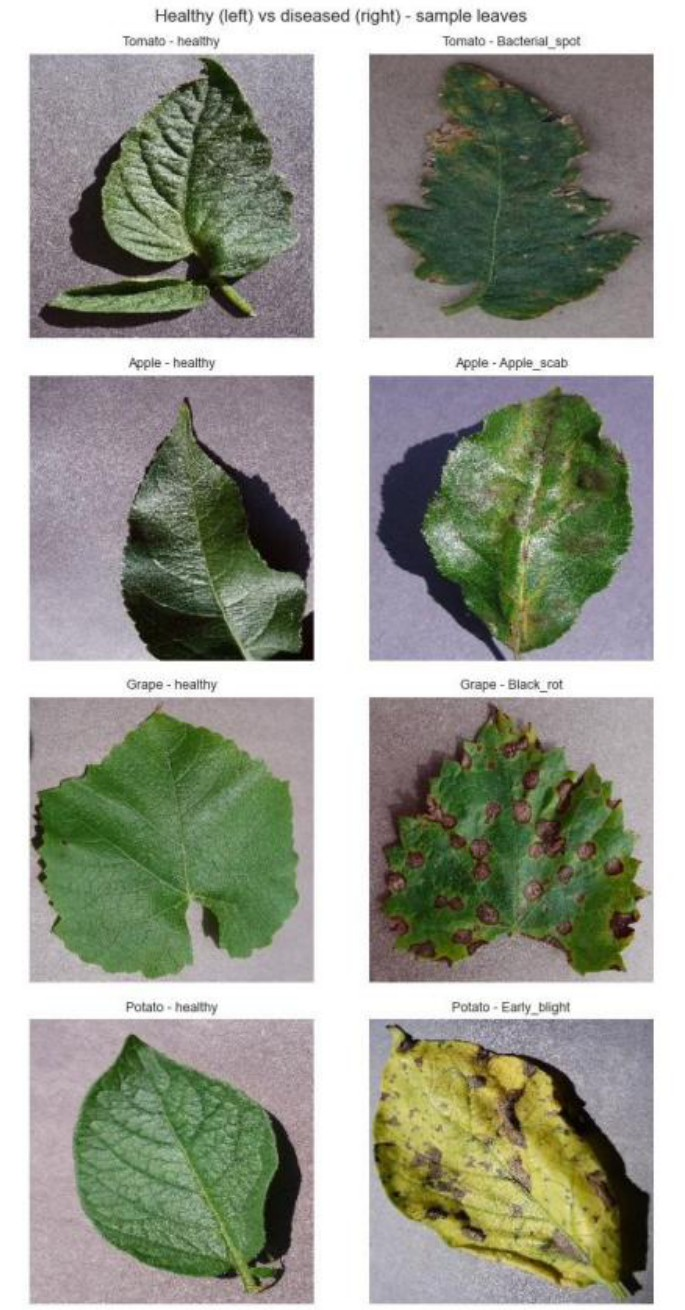
#> input picture streamlit/assets/d1_sample_leaves_healthy_vs_diseased.jpg, 685 x 1310 px; its folder holds only this picture in this run
$ python -i 'step3_1_plantvillage_randomforest_(1).py'   (imports and definitions only)   (older library calls are emulated)
#> lines starting #> are read from the running program, lines starting #| are printed output that depends on the picture
# -*- coding: utf-8 -*-
"""Step3_1_PlantVillage_RandomForest (1).ipynb

Automatically generated by Colab.

Original file is located at
    https://colab.research.google.com/drive/1hbfldx1s9YBj1JlGEJYa2CAcnzQMK_2e

# Step 3.1 — Modeling: Random Forest (classical baseline)
## Dataset B — PlantVillage (raw, disease classification)

This notebook trains a **single model** — a **Random Forest with balanced class weights** — on the PlantVillage disease data, as one of the classical baselines for Step 3.1. It is written to **stand alone**: it produces the forest's **validation macro-F1, per-class recall, and confusion matrix**, saves the trained model, and stops there. Combining it with the other models into one comparison table is left for later.

**The feature representation.** A tree model needs a fixed-length numeric vector per image, not raw pixels. Deliverable 1 (Figures 3–5) showed the six *global* summary features (brightness, colour means, file size, green fraction) are redundant and barely separate the classes, so this notebook builds the forest a richer, still-classical descriptor — **colour histograms (RGB + HSV) plus GLCM texture** (~160 numbers per image) — the kind of hand-crafted representation classical computer vision used before deep learning.

**What it inherits from Deliverable 1 (so it lines up when combined later):**
- the raw **color** PlantVillage images (38 classes, 54,305 images);
- the **file-level, stratified, leakage-free 70/15/15 split** — loaded from the same shared CSVs (Section 7.3);
- **class weights** for the ~36:1 imbalance (Section 7.7), passed to the forest as `class_weight="balanced"`.

**Test-set discipline.** The held-out **test set is loaded but never touched** — sealed for Deliverable 2. Every score here is on the **validation** set.

Each cell carries a short **why / how it fits** note, paths are auto-discovered, and the feature-extraction step is cached so re-runs are quick.

> **Runtime:** no GPU needed. The one-off feature extraction over the full split takes a few minutes, then it is cached.

## Colab setup — run this first

On **Google Colab** the dataset is pulled from Kaggle, which needs your Kaggle API key. We use **Colab Secrets** so the key never lives in the notebook (same setup as the other notebooks):

1. Open your `kaggle.json` (it reads `{"username": "...", "key": "..."}`).
2. In the left sidebar, click the **key icon (Secrets)** → **Add new secret** twice, each with **Notebook access** on: `KAGGLE_USERNAME` and `KAGGLE_KEY`.
3. Run the cell below, then **Runtime ▸ Run all**.

*(Run locally, this cell does nothing and the notebook uses your local `~/.kaggle/kaggle.json` instead.)*
"""

# Colab: load Kaggle credentials from Colab Secrets. Harmless when run locally.
import os
# [7 lines not run here, left out]

"""## 0. Setup and configuration

Imports, one fixed seed, the shared paths, and a single config block. The **paths matter**: the split CSVs live in the baseline folder (`step3_baseline/`) so this notebook reads the *same* train/val/test files as the rest of Step 3.1 — that is what will make the models line up when you combine them later.

**Why run it:** a Colab kernel forgets every variable on restart; the fixed seed keeps the split and the forest reproducible.

**How it fits:** it locks this notebook onto the same data and conventions as the rest of Step 3.1.
"""

# Commented out IPython magic to ensure Python compatibility.
# Imports, seed, shared paths, and the run configuration
from pathlib import Path
from collections import deque
import os, time, random, json
import numpy as np, pandas as pd
from PIL import Image
import matplotlib.pyplot as plt
import seaborn as sns
# %matplotlib inline

from sklearn.model_selection import train_test_split
from sklearn.utils.class_weight import compute_class_weight
from sklearn.ensemble import RandomForestClassifier
from sklearn.metrics import (f1_score, recall_score, accuracy_score,
                             confusion_matrix, classification_report)
import joblib

# scikit-image supplies the colour-space conversion and the GLCM texture features
try:
    from skimage.color import rgb2hsv, rgb2gray
    from skimage.feature import graycomatrix, graycoprops
except ModuleNotFoundError:
    import subprocess, sys
    subprocess.run([sys.executable, "-m", "pip", "install", "-q", "scikit-image"])
    from skimage.color import rgb2hsv, rgb2gray
    from skimage.feature import graycomatrix, graycoprops

# [1 line not run here, left out]
SEED = 42
# [1 line not run here, left out]

# ---- paths ----------------------------------------------------------------
# The SPLIT lives in the Step-3.1 baseline folder and is SHARED, so this forest
# uses the exact same train/val/test files as the other models. RF-specific
# artifacts go in their own folder.
BASE        = Path.home() / "plant_recognition"
PV_DIR      = BASE / "plantvillage"
# [2 lines not run here, left out]
SPLIT_CSV   = {s: SPLIT_DIR / f"split_{s}.csv" for s in ("train", "val", "test")}
FEAT_TRAIN_NPZ = RF_DIR / "features_train.npz"
FEAT_VAL_NPZ   = RF_DIR / "features_val.npz"
IMG_EXTS    = {".jpg", ".jpeg", ".png", ".bmp", ".gif", ".tif", ".tiff"}

# ---- run configuration (everything tunable in one place) ------------------
SPLIT        = (0.70, 0.15, 0.15)      # train / val / test  (Deliverable 1, Section 7.3)
FEAT_SIZE    = 64                      # images are downsized to 64x64 for the histogram/texture features
RGB_BINS     = 32                      # per-channel RGB colour-histogram bins
HSV_BINS     = 16                      # per-channel HSV colour-histogram bins
GLCM_LEVELS  = 32                      # grey levels for the co-occurrence matrix (cost ~ levels^2)
GLCM_DIST    = [1, 2]                  # pixel offsets for GLCM
GLCM_ANGLES  = [0, np.pi/4, np.pi/2, 3*np.pi/4]     # averaged over -> rotation-robust
GLCM_PROPS   = ["contrast", "dissimilarity", "homogeneity", "energy", "correlation"]
N_ESTIMATORS = 300                     # trees in the forest
RF_TRAIN_CAP = None                    # None = fit on the FULL training split; set an int to cap per class

# Smoke test: flip to True for a quick end-to-end dry run before the full extraction.
SMOKE_TEST      = False
SMOKE_PER_CLASS = 60

# [2 lines not run here, left out]

"""## 1. Download the raw dataset (skips if already present)

Fetches PlantVillage from Kaggle and **skips if it is already on disk** — so if you ran another notebook in this session it is reused instantly.

**Why run it:** we need the raw images locally to compute features; the skip-guard avoids re-downloading gigabytes.

**How it fits:** the same untouched source as every other notebook — clean, shared provenance.
"""

# Download raw PlantVillage from Kaggle (skips if PV_DIR is non-empty; needs kaggle.json)
# [9 lines not run here, left out]

"""## 2. Locate the `color` rendering and confirm the 38 classes

The archive nests `color`, `grayscale` and `segmented` inside a wrapper folder. We locate the **color** copy automatically (same helper as the other notebooks) and confirm the class list and its canonical sorted order.

**Why run it:** hard-coded paths break across machines; auto-discovery does not.

**How it fits:** it pins the exact folder and the sorted class order the integer labels use everywhere.
"""

# Breadth-first search for the 'color' folder, then list the classes (sorted = canonical label order)
def locate(root, names, max_depth=4):
    q = deque([(root, 0)])
    while q:
        d, depth = q.popleft()
        if d.is_dir() and d.name.lower() in names:
            return d
        if d.is_dir() and depth < max_depth:
            for c in sorted(d.iterdir()):
                if c.is_dir():
                    q.append((c, depth + 1))
    return None

COLOR_DIR = locate(PV_DIR, {"color"})
# [1 line not run here, left out]
# [1 line that did not run here, left out]
# [1 line that did not run here, left out]
# [1 line that did not run here, left out]
# [4 lines not run here, left out]

"""## 3. Load the canonical, leakage-free 70/15/15 split

If the split CSVs already exist (saved by another Step 3.1 notebook), we **load them** — so this forest uses the *identical* train/val/test files. If they are missing (e.g. this notebook runs first), we rebuild them with the **same seed and the same stratified `train_test_split ×2`**, which is deterministic and produces the same split anyway, and save them back for everyone.

**Why run it:** using the shared split is what will let the models line up in one comparison later.

**How it fits:** it is the exact split Deliverable 1 (Section 7.3) defends.
"""

# Build (or load) the canonical file-level stratified split, then verify it
def enumerate_files(color_dir):
    paths, labels = [], []
    for c in class_names:
        for f in sorted((color_dir / c).iterdir()):
            if f.suffix.lower() in IMG_EXTS:
                paths.append(str(f)); labels.append(c)
    return np.array(paths), np.array(labels)

# [27 lines not run here, left out]
# [1 line that did not run here, left out]
# [3 lines not run here, left out]

"""## 4. Class weights from the training split

Weights **inversely proportional to class frequency**, from the **training labels only** (Section 7.7). We print them for reference and pass `class_weight="balanced"` to the forest, which applies the same idea while fitting.

**Why run it:** at ~36:1 the forest would otherwise chase the big Tomato/Orange classes and ignore the rare ones (healthy Potato, 152 images).

**How it fits:** it is the imbalance remedy the report specified — applied here to the classical model, as Habiba's note reminded.
"""

# Balanced class weights from the FULL training split (for reference + passed to the RF)
# [1 line that did not run here, left out]
# [1 line that did not run here, left out]
# [1 line that did not run here, left out]
# [2 lines not run here, left out]
# [1 line that did not run here, left out]
# [2 lines not run here, left out]

"""## 5. The feature vector — colour histograms + GLCM texture

For each image we build a **~160-number descriptor**:

- **RGB colour histograms** — per-channel distributions of colour (32 bins each): *how much of each colour tone is present.*
- **HSV colour histograms** — hue / saturation / value (16 bins each): often more disease-informative than raw RGB, since lesions shift hue and saturation.
- **GLCM texture** — grey-level co-occurrence features (contrast, dissimilarity, homogeneity, energy, correlation), averaged over four directions: *how rough or patterned the surface is* — the closest a hand-crafted feature gets to "spots and lesions."
- **The six global features** from Deliverable 1, appended so the forest can use them too.

Histograms and texture are computed on a **64×64** copy for speed; the six global features keep their **full-resolution** Deliverable-1 definition. Everything is **cached to disk**, so the (few-minute) extraction runs once.

**Why run it:** the forest needs a fixed-length numeric vector per image, not raw pixels; this is where the classical signal is engineered in.

**How it fits:** it is the representation the Random Forest is trained on.
"""

# ---- feature specification: which columns, and which GROUP each column belongs to ----
def build_feature_spec():
    names, groups = [], []
    for ch in ["R", "G", "B"]:
        names += [f"rgb_{ch}_{b}" for b in range(RGB_BINS)]; groups += ["rgb_hist"] * RGB_BINS
    for ch in ["H", "S", "V"]:
        names += [f"hsv_{ch}_{b}" for b in range(HSV_BINS)]; groups += ["hsv_hist"] * HSV_BINS
    for d in GLCM_DIST:
        names += [f"glcm_d{d}_{p}" for p in GLCM_PROPS]; groups += ["glcm_texture"] * len(GLCM_PROPS)
    names  += ["file_size_kb", "brightness", "mean_R", "mean_G", "mean_B", "green_frac"]
    groups += ["global6"] * 6
    return names, groups

FEATURE_NAMES, FEATURE_GROUPS = build_feature_spec()
# [2 lines not run here, left out]

def norm_hist(values, bins, rng):
    h = np.histogram(values, bins=bins, range=rng)[0].astype("float64")
    s = h.sum()
    return h / s if s > 0 else h

def extract_features(fp):
    # 6 global features on the FULL-resolution image (identical definition to Deliverable 1)
    a0 = np.asarray(Image.open(fp).convert("RGB")).astype("float64")
    r, g, b = (a0[:, :, i].mean() for i in range(3)); br = a0[:, :, :3].mean()
#> after `r, g, b = (a0[:, :, i].mean() for i in range(3))`: r = 154.2; g = 157.2; b = 144.2
#> after `br = a0[:, :, :3].mean()`: br = 151.9
    global6 = np.array([os.path.getsize(fp) / 1024, br, r, g, b, g / (r + g + b)])
#> global6 = [172.4, 151.9, 154.2, 157.2, 144.2, 0.345]

    # histograms + texture on a cheap, scale-robust 64x64 copy
    arr = np.asarray(Image.fromarray(a0.astype("uint8")).resize((FEAT_SIZE, FEAT_SIZE))).astype("float64")
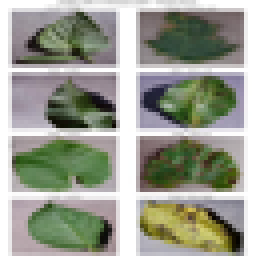
#> arr: shape (64, 64, 3) float64 (shown 4 times larger); mean R, G, B 153.8, 156.8, 143.9
    rgb_hist = np.concatenate([norm_hist(arr[:, :, c], RGB_BINS, (0, 255)) for c in range(3)])
#> in norm_hist, `h = np.histogram(values, bins=bins, range=rng)[0].astype("float64")`: h = 32 values, max 663 at index 31, min 2 at index 0, mean 128
#> in norm_hist, `h = np.histogram(values, bins=bins, range=rng)[0].astype("float64")`:
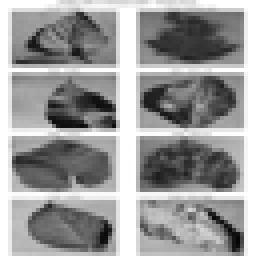
#> values: shape (64, 64) float64 (shown 4 times larger); min 6, max 255, mean 153.8
#> in norm_hist, `s = h.sum()`: s = 4096
#> call 2 of norm_hist, with bins = 32, rng = (0, 255)
#> in norm_hist (call 2), `h = np.histogram(values, bins=bins, range=rng)[0].astype("float64")`: h = 32 values, max 661 at index 31, min 4 at index 0, mean 128
#> in norm_hist (call 2), `h = np.histogram(values, bins=bins, range=rng)[0].astype("float64")`:
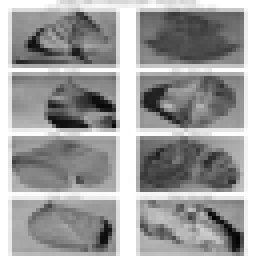
#> values: shape (64, 64) float64 (shown 4 times larger); min 4, max 255, mean 156.8
#> call 3 of norm_hist, with bins = 32, rng = (0, 255)
#> in norm_hist (call 3), `h = np.histogram(values, bins=bins, range=rng)[0].astype("float64")`: h = 32 values, max 658 at index 31, min 28 at index 0, mean 128
#> in norm_hist (call 3), `h = np.histogram(values, bins=bins, range=rng)[0].astype("float64")`:
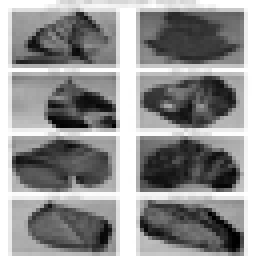
#> values: shape (64, 64) float64 (shown 4 times larger); min 0, max 255, mean 143.9
#> rgb_hist = 96 values, max 0.162 at index 31, min 0.000488 at index 0, mean 0.0312
    hsv = rgb2hsv(arr / 255.0)
#> hsv: shape (64, 64, 3) float64; mean of channels 0, 1, 2 0.403, 0.186, 0.634
    hsv_hist = np.concatenate([norm_hist(hsv[:, :, c], HSV_BINS, (0, 1)) for c in range(3)])
#> call 4 of norm_hist, with bins = 16, rng = (0, 1)
#> in norm_hist (call 4), `h = np.histogram(values, bins=bins, range=rng)[0].astype("float64")`: h = [851, 136, 390, 379, 686, 107, 44, 1, 28, 6, 101, 326, 173, 244, 245, 379]
#> in norm_hist (call 4), `h = np.histogram(values, bins=bins, range=rng)[0].astype("float64")`:
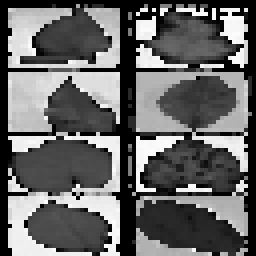
#> values: shape (64, 64) float64 (shown 4 times larger); min 0, max 0.992, mean 0.403
#> in norm_hist (call 5), `h = np.histogram(values, bins=bins, range=rng)[0].astype("float64")`: h = [1589, 746, 248, 207, 249, 258, 211, 173, 149, 89, 72, 44, 30, 13, 8, 10]
#> in norm_hist (call 5), `h = np.histogram(values, bins=bins, range=rng)[0].astype("float64")`:
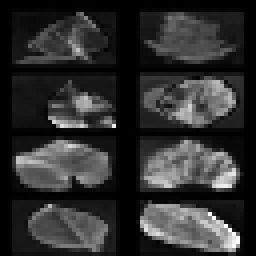
#> values: shape (64, 64) float64 (shown 4 times larger); min 0, max 1, mean 0.186
#> in norm_hist (call 6), `h = np.histogram(values, bins=bins, range=rng)[0].astype("float64")`: h = [16, 46, 34, 94, 239, 244, 225, 386, 446, 360, 362, 402, 149, 121, 218, 754]
#> in norm_hist (call 6), `h = np.histogram(values, bins=bins, range=rng)[0].astype("float64")`:
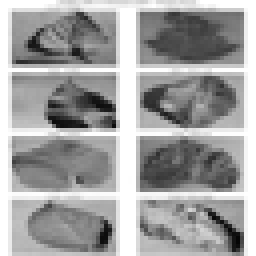
#> values: shape (64, 64) float64 (shown 4 times larger); min 0.0235, max 1, mean 0.634
#> hsv_hist = 48 values, max 0.388 at index 16, min 0.000244 at index 7, mean 0.0625
    gray = (rgb2gray(arr / 255.0) * (GLCM_LEVELS - 1)).astype("uint8")
    glcm = graycomatrix(gray, distances=GLCM_DIST, angles=GLCM_ANGLES,
                        levels=GLCM_LEVELS, symmetric=True, normed=True)
    prop = {p: graycoprops(glcm, p).mean(axis=1) for p in GLCM_PROPS}   # each -> (n_dist,)
#> prop = {'contrast': [22.03, 33.78], 'dissimilarity': [2.98, 3.79], 'homogeneity': [0.433, 0.37], 'energy': [0.11, 0.0975], 'correlation': [0.825, 0.731]}
    glcm_feats = np.array([prop[p][di] for di in range(len(GLCM_DIST)) for p in GLCM_PROPS])
#> glcm_feats = [22.03, 2.98, 0.433, 0.11, 0.825, 33.78, 3.79, 0.37, 0.0975, 0.731]

    return np.concatenate([rgb_hist, hsv_hist, glcm_feats, global6]).astype("float32")

def featurize(paths, labels, cache_npz, use_cache):
    if use_cache and cache_npz.exists():
        d = np.load(cache_npz, allow_pickle=True)
        print(f"  loaded cached features {d['X'].shape} <- {cache_npz.name}")
        return d["X"], d["y"]
    X = np.zeros((len(paths), len(FEATURE_NAMES)), dtype="float32"); ok = np.ones(len(paths), bool)
    t0 = time.time()
    for i, fp in enumerate(paths):
        try:
            X[i] = extract_features(fp)
        except Exception:
            ok[i] = False
        if (i + 1) % 2000 == 0:
            print(f"  {i+1:,}/{len(paths):,}  ({time.time()-t0:.0f}s)")
    X, y = X[ok], np.asarray(labels)[ok]
    if use_cache:
        np.savez_compressed(cache_npz, X=X, y=y)
    print(f"  featurized {X.shape} in {time.time()-t0:.0f}s"
          + (f"  -> cached {cache_npz.name}" if use_cache else ""))
    return X, y

# Choose the fit set (full train by default), then featurize train + val (cached)
def cap_per_class(paths, labels, cap, seed=SEED):
    rng = random.Random(seed); by = {}
    for p, l in zip(paths, labels): by.setdefault(l, []).append(p)
    op, ol = [], []
    for l, ps in by.items():
        sel = ps if len(ps) <= cap else rng.sample(ps, cap)
        op += sel; ol += [l] * len(sel)
    idx = np.arange(len(op)); rng.shuffle(idx)
    return np.array(op)[idx], np.array(ol)[idx]

# [9 lines that did not run here, left out]

use_cache = (not SMOKE_TEST and RF_TRAIN_CAP is None)   # only cache the full, canonical run
# [4 lines not run here, left out]
# [1 line that did not run here, left out]
# [1 line that did not run here, left out]
# [1 line not run here, left out]

"""## 6. Fit the Random Forest (with class weights)

Train **300 trees** on the full training features with `class_weight="balanced"`. A forest needs no feature scaling (it splits on thresholds), so there is no `StandardScaler` step.

**Why run it:** this is the model itself.

**How it fits:** its validation metrics come next.
"""

# Train the Random Forest with balanced class weights (the imbalance remedy for this model)
t0 = time.time()
rf = RandomForestClassifier(n_estimators=N_ESTIMATORS, class_weight="balanced",
                            n_jobs=-1, random_state=SEED)
# [2 lines not run here, left out]

"""## 7. Evaluate on the validation set

**Macro-F1**, **per-class recall**, and a **row-normalised confusion matrix**, all on the **validation** set (Deliverable 1, Section 8), because plain accuracy flatters an imbalanced classifier.
"""

# Score on the validation set: macro-F1 + accuracy
# [1 line that did not run here, left out]
# [1 line that did not run here, left out]
# [1 line that did not run here, left out]
# [1 line not run here, left out]

# Per-class recall, sorted worst-first (where the imbalance bites)
# [1 line that did not run here, left out]
# [3 lines that did not run here, left out]
# [7 lines not run here, left out]

# Confusion matrix, row-normalised so the diagonal reads as per-class recall
# [1 line that did not run here, left out]
# [2 lines that did not run here, left out]
# [8 lines not run here, left out]

"""## 8. What the forest used — importance by feature group

A Random Forest reports how much each feature reduced impurity. Summing those by **group** (RGB histogram / HSV histogram / GLCM texture / the six global features) shows at a glance which kind of information the model actually relied on.
"""

# Which feature FAMILY does the forest lean on? (importances summed by group)
# [1 line that did not run here, left out]
# [7 lines not run here, left out]

"""## 9. Save the trained model

Persist the forest and its validation metrics so this result is reproducible and ready to fold into a combined comparison later.
"""

# Save the trained forest + its validation metrics
# [14 lines not run here, left out]

"""## 10. Reading the result

The two things that matter are the forest's **validation macro-F1** (Section 7) and where its **per-class recall** is weakest — typically the rarest classes and visually similar diseases within a crop, which the confusion matrix makes visible. The **group-importance** plot says which features carried that signal.

This is one classical baseline **in isolation**; placing it next to the other models in a single comparison table is the next step, done separately. The **held-out test set stays sealed** — the honest final figure is reserved for Deliverable 2.

**Artifacts saved:** `random_forest.joblib`, `rf_per_class_recall.csv`, `rf_group_importance.csv`, `rf_run_config.json`, and the cached feature matrices.
"""

>>> result = extract_features('streamlit/assets/d1_sample_leaves_healthy_vs_diseased.jpg')
#> result = 160 values, max 172.4 at index 154, min 0.000244 at index 103, mean 5.32

$ run again, on streamlit/assets/d1_feature_correlation_heatmap.jpg
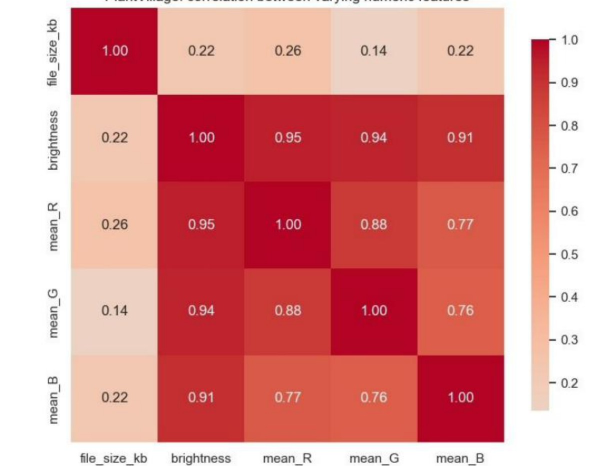
#> input picture streamlit/assets/d1_feature_correlation_heatmap.jpg, 1212 x 932 px (shown at 1/2 size)
#> r = 221.4; g = 142.9; b = 141.7
#> br = 168.7
#> global6 = [80.16, 168.7, 221.4, 142.9, 141.7, 0.282]
#> in extract_features, `arr = np.asarray(Image.fromarray(a0.astype("uint8")).resize((FEAT_SIZE..`:
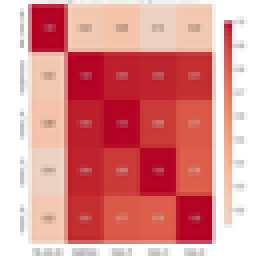
#> arr: shape (64, 64, 3) float64 (shown 4 times larger); mean R, G, B 221.4, 142.7, 141.6
#> h = 32 values, max 923 at index 31, min 0 at index 0, mean 128
#> s = 4096
#> rgb_hist = 96 values, max 0.225 at index 31, min 0 at index 0, mean 0.0312
#> hsv: shape (64, 64, 3) float64; mean of channels 0, 1, 2 0.325, 0.427, 0.868
#> h = [1176, 45, 239, 84, 556, 55, 52, 44, 40, 47, 415, 263, 271, 326, 52, 431]
#> in norm_hist (call 5), `h = np.histogram(values, bins=bins, range=rng)[0].astype("float64")`:
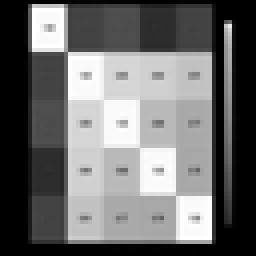
#> values: shape (64, 64) float64 (shown 4 times larger); min 0, max 1, mean 0.427
#> hsv_hist = 48 values, max 0.637 at index 0, min 0 at index 11, mean 0.0625
#> prop = {'contrast': [15.3, 22.32], 'dissimilarity': [1.78, 2.26], 'homogeneity': [0.667, 0.618], 'energy': [0.194, 0.178], 'correlation': [0.917, 0.879]}
#> glcm_feats = [15.3, 1.78, 0.667, 0.194, 0.917, 22.32, 2.26, 0.618, 0.178, 0.879]
#> result = 160 values, max 221.4 at index 156, min 0 at index 0, mean 5.04
